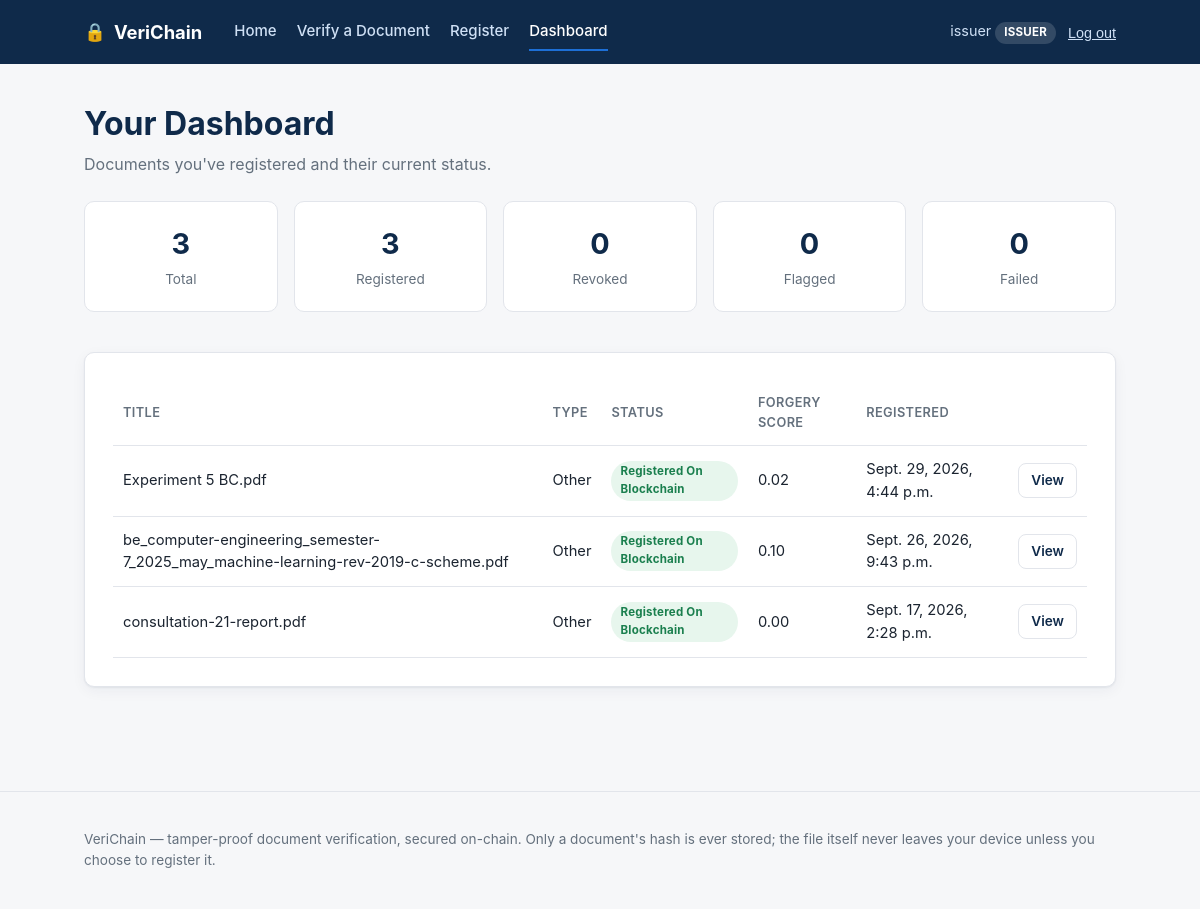
The page /dashboard/ (signed in) on the database its author committed.
### verification/models.py (models this page shows, shortened)
class Document(models.Model):
    DOCUMENT_TYPES = [
        ('certificate', 'Academic Certificate'),
        ('marksheet', 'Marksheet / Transcript'),
        ('legal', 'Legal Document'),
        ('id_proof', 'ID Proof'),
        ('other', 'Other'),
    ]
    STATUS_CHOICES = [
        ('pending', 'Pending'),
        ('registered', 'Registered on Blockchain'),
        ('failed', 'Registration Failed'),
        ('revoked', 'Revoked'),
    ]
    uuid = models.UUIDField(default=uuid.uuid4, editable=False, unique=True)
    owner = models.ForeignKey(User, on_delete=models.CASCADE, related_name='documents')
    file = models.FileField(upload_to=upload_path)
    original_filename = models.CharField(max_length=255)
    document_type = models.CharField(max_length=20, choices=DOCUMENT_TYPES, default='certificate')
    title = models.CharField(max_length=255, blank=True)
    extracted_text = models.TextField(blank=True)
    sha256_hash = models.CharField(max_length=64, unique=True, db_index=True)
    forgery_score = models.FloatField(null=True, blank=True)  # 0 (clean) - 1 (likely tampered)
    forgery_flags = models.TextField(blank=True)  # comma-separated flags/reasons
    is_suspected_forged = models.BooleanField(default=False)
    status = models.CharField(max_length=20, choices=STATUS_CHOICES, default='pending')
    tx_hash = models.CharField(max_length=100, blank=True)
    block_number = models.BigIntegerField(null=True, blank=True)
    registered_at = models.DateTimeField(null=True, blank=True)
    created_at = models.DateTimeField(auto_now_add=True)
    updated_at = models.DateTimeField(auto_now=True)
    class Meta:
        ordering = ['-created_at']

### verification/views.py (the view)
# urls.py: path('dashboard/', views.dashboard, name='dashboard'),
@login_required
def dashboard(request):
    documents = Document.objects.filter(owner=request.user)
    stats = {
        'total': documents.count(),
        'registered': documents.filter(status='registered').count(),
        'revoked': documents.filter(status='revoked').count(),
        'flagged': documents.filter(is_suspected_forged=True).count(),
        'failed': documents.filter(status='failed').count(),
    }
    return render(request, 'verification/dashboard.html', {
        'documents': documents,
        'stats': stats,
    })

### verification/templates/verification/dashboard.html (shortened to what this page needs)
{% extends 'verification/base.html' %}
{% block content %}
<section class="page-header">
    <h1>Your Dashboard</h1>
    <p>Documents you've registered and their current status.</p>
</section>
<section class="stat-strip">
    <div class="stat-card"><span class="stat-value">{{ stats.total }}</span><span class="stat-label">Total</span></div>
    <div class="stat-card"><span class="stat-value">{{ stats.registered }}</span><span class="stat-label">Registered</span></div>
    <div class="stat-card"><span class="stat-value">{{ stats.revoked }}</span><span class="stat-label">Revoked</span></div>
    <div class="stat-card"><span class="stat-value">{{ stats.flagged }}</span><span class="stat-label">Flagged</span></div>
    <div class="stat-card"><span class="stat-value">{{ stats.failed }}</span><span class="stat-label">Failed</span></div>
</section>
<section class="panel">
    {% if documents %}
        <table class="doc-table">
            <thead>
                <tr>
                    <th>Title</th>
                    <th>Type</th>
                    <th>Status</th>
                    <th>Forgery Score</th>
                    <th>Registered</th>
                    <th></th>
                </tr>
            </thead>
            <tbody>
                {% for document in documents %}
                <tr>
                    <td>{{ document.title|default:document.original_filename }}</td>
                    <td>{{ document.get_document_type_display }}</td>
                    <td><span class="badge badge-status status-{{ document.status }}">{{ document.get_status_display }}</span></td>
                    <td>
                        {% if document.forgery_score is not None %}
                            {{ document.forgery_score|floatformat:2 }}
                        {% else %}&mdash;{% endif %}
                    </td>
                    <td>{{ document.registered_at|default:"—" }}</td>
                    <td><a href="{% url 'document_detail' doc_uuid=document.uuid %}" class="button button-sm button-ghost">View</a></td>
                </tr>
                {% endfor %}
            </tbody>
        </table>
    {% else %}
        <p class="text-muted">You haven't registered any documents yet.</p>
        <a href="{% url 'register_document' %}" class="button button-primary">Register your first document</a>
    {% endif %}
</section>
{% endblock %}

### verification/templates/verification/base.html (shortened to what this page needs)
{% load static %}<!DOCTYPE html>
<html lang="en">
<head>
    <link rel="stylesheet" href="{% static 'verification/css/style.css' %}">
</head>
<body>
    <header class="site-header">
        <div class="container header-inner">
            <a class="brand" href="{% url 'home' %}">
                <span class="brand-mark">&#128274;</span>
                <span class="brand-name">VeriChain</span>
            </a>
            <nav class="site-nav">
                <a href="{% url 'home' %}" class="{% if request.resolver_match.url_name == 'home' %}active{% endif %}">Home</a>
                <a href="{% url 'verify_document' %}" class="{% if request.resolver_match.url_name == 'verify_document' %}active{% endif %}">Verify a Document</a>
                {% if user.is_authenticated and user.is_staff %}
                    <a href="{% url 'register_document' %}" class="{% if request.resolver_match.url_name == 'register_document' %}active{% endif %}">Register</a>
                    <a href="{% url 'dashboard' %}" class="{% if request.resolver_match.url_name == 'dashboard' %}active{% endif %}">Dashboard</a>
                {% endif %}
            </nav>
            <div class="header-auth">
                {% if user.is_authenticated %}
                    <span class="auth-user">{{ user.username }}{% if user.is_staff %} <span class="badge badge-issuer">Issuer</span>{% endif %}</span>
                    <form action="{% url 'logout' %}" method="post" class="inline-form">
                        <button type="submit" class="link-button">Log out</button>
                    </form>
                {% else %}
                    <a class="button button-ghost button-sm" href="{% url 'login' %}">Issuer Login</a>
                {% endif %}
            </div>
        </div>
    </header>
    <main class="container page-main">
        {% block content %}{% endblock %}
    </main>
    <footer class="site-footer">
        <div class="container footer-inner">
            <p>VeriChain — tamper-proof document verification, secured on-chain. Only a document's hash is ever stored; the file itself never leaves your device unless you choose to register it.</p>
        </div>
    </footer>
</body>
</html>

### verification/static/verification/css/style.css (style rules this page uses)
:root { --color-bg: #f6f7f9; --color-surface: #ffffff; --color-border: #e2e5eb; --color-text: #1b2430; --color-text-muted: #64707d; --color-navy: #0f2a4a; --color-navy-dark: #0a1d33; --color-accent: #1d6fd6; --color-accent-dark: #14559f; --color-success: #1a7f4e; --color-success-bg: #e7f6ed; --color-warning: #92620a; --color-warning-bg: #fdf1da; --color-danger: #a4283a; --color-danger-bg: #fbe9eb; --color-info-bg: #e8f0fb; --radius: 10px; --shadow: 0 1px 2px rgba(15, 42, 74, 0.06), 0 4px 14px rgba(15, 42, 74, 0.05); --font-body: -apple-system, BlinkMacSystemFont, "Segoe UI", Roboto, Helvetica, Arial, sans-serif; }
* { box-sizing: border-box; }
body { margin: 0; font-family: var(--font-body); background: var(--color-bg); color: var(--color-text); line-height: 1.55; }
.container { max-width: 1080px; margin: 0 auto; padding: 0 24px; }
a { color: var(--color-accent); text-decoration: none; }
h1, h2, h3 { color: var(--color-navy); font-weight: 700; line-height: 1.25; }
h1 { font-size: 2rem; margin: 0 0 8px; }
.site-header { background: var(--color-navy); color: #fff; }
.header-inner { display: flex; align-items: center; gap: 32px; height: 64px; }
.brand { display: flex; align-items: center; gap: 8px; color: #fff; font-weight: 700; font-size: 1.15rem; }
.brand-mark { font-size: 1.1rem; }
.site-nav { display: flex; gap: 20px; flex: 1; }
.site-nav a { color: #cfe0f5; font-size: 0.94rem; font-weight: 500; padding: 6px 0; border-bottom: 2px solid transparent; }
.site-nav a.active { color: #fff; border-bottom-color: var(--color-accent); }
.header-auth { display: flex; align-items: center; gap: 12px; }
.auth-user { color: #cfe0f5; font-size: 0.9rem; }
.inline-form { display: inline; }
.link-button { background: none; border: none; color: #cfe0f5; cursor: pointer; font-size: 0.9rem; padding: 0; text-decoration: underline; }
.button { display: inline-block; padding: 10px 20px; border-radius: 8px; font-weight: 600; font-size: 0.95rem; border: 1px solid transparent; cursor: pointer; text-decoration: none; }
.button-ghost { background: transparent; color: var(--color-navy); border-color: var(--color-border); }
.button-sm { padding: 6px 12px; font-size: 0.85rem; }
.page-main { padding: 40px 24px 80px; }
.page-header { margin-bottom: 24px; }
.page-header p { color: var(--color-text-muted); margin: 0; }
.panel { background: var(--color-surface); border: 1px solid var(--color-border); border-radius: var(--radius); box-shadow: var(--shadow); padding: 28px; margin-bottom: 24px; }
.site-footer { border-top: 1px solid var(--color-border); padding: 24px 0; color: var(--color-text-muted); font-size: 0.85rem; }
.stat-strip { display: flex; gap: 16px; margin-bottom: 40px; flex-wrap: wrap; }
.stat-card { flex: 1; min-width: 140px; background: var(--color-surface); border: 1px solid var(--color-border); border-radius: var(--radius); padding: 20px; text-align: center; }
.stat-value { display: block; font-size: 1.8rem; font-weight: 700; color: var(--color-navy); }
.stat-label { color: var(--color-text-muted); font-size: 0.85rem; }
.badge { display: inline-block; padding: 2px 9px; border-radius: 999px; font-size: 0.72rem; font-weight: 700; letter-spacing: 0.02em; text-transform: uppercase; }
.badge-issuer { background: rgba(255,255,255,0.15); color: #fff; }
.badge-status { text-transform: capitalize; }
.status-registered { background: var(--color-success-bg); color: var(--color-success); }
.doc-table { width: 100%; border-collapse: collapse; font-size: 0.92rem; }
.doc-table th, .doc-table td { text-align: left; padding: 12px 10px; border-bottom: 1px solid var(--color-border); }
.doc-table th { color: var(--color-text-muted); font-weight: 600; font-size: 0.8rem; text-transform: uppercase; letter-spacing: 0.03em; }

### rows shown on the page
Document: title "Experiment 5 BC.pdf", document_type "Other", status "Registered On Blockchain", forgery_score "0.02", registered_at "Sept. 29, 2026, 4:44 p.m."
Document: title "be_computer-engineering_semester-7_2025_may_machine-learning-rev-2019-c-scheme.pdf", document_type "Other", status "Registered On Blockchain", forgery_score "0.10", registered_at "Sept. 26, 2026, 9:43 p.m."
Document: title "consultation-21-report.pdf", document_type "Other", status "Registered On Blockchain", forgery_score "0.00", registered_at "Sept. 17, 2026, 2:28 p.m."

### other values the page prints
{{ user.username }} "issuer"
{{ stats.total }} "3"
{{ stats.registered }} "3"
{{ stats.revoked }} "0"
{{ stats.flagged }} "0"
{{ stats.failed }} "0"
